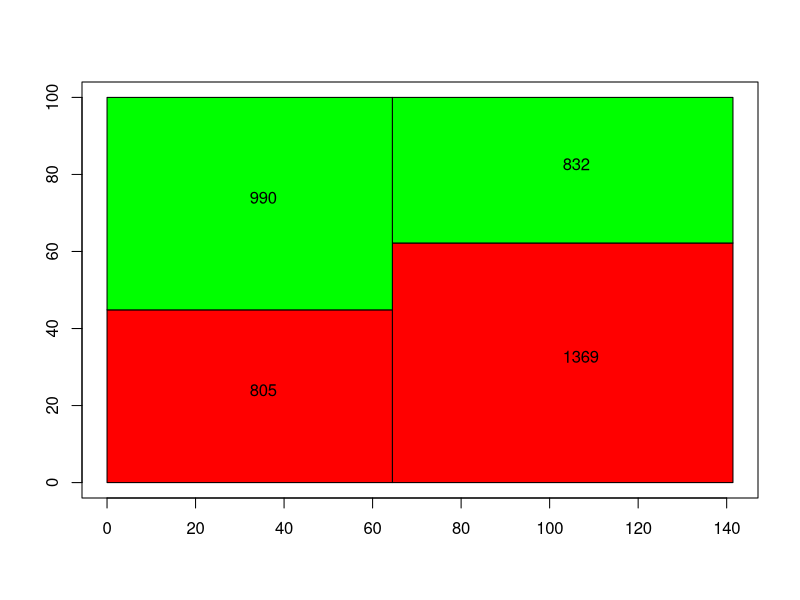

Generate this figure with R:
data <- read.csv("data.csv")
print(data)
summe <- sum(rowSums(data))
laenge <- (summe/(2^.5))^.5
print(laenge)
plot(c(0, 100*2^.5), c(0, 100), type= "n", xlab = "", ylab = "")
rowSum = rowSums(data)
for (i in seq(1,nrow(data),by=1)) {
  rowSum[i] = rowSum[i]/(laenge^2)*100
}
summe = sum(data[1])
iLaenge=0
meta = matrix(c("green","red","green","red"),ncol=2,nrow=2)
for (i in seq(1,nrow(data),by=1)) {
  jHoehe = 0
  summe = sum(data[i])
  for (j in seq(ncol(data),1,-1)) {
    jHoehe1 =jHoehe+(data[j,i]*100.0)/summe
    rect(iLaenge,jHoehe,iLaenge+rowSum[i],jHoehe1,density = -1,col = meta[j,i])
    text(iLaenge+rowSum[i]*.5, jHoehe++(data[j,i]*50.0)/summe, data[j,i], adj = c(0,0))
    jHoehe = jHoehe1
  }
  iLaenge = iLaenge+rowSum[i]
}